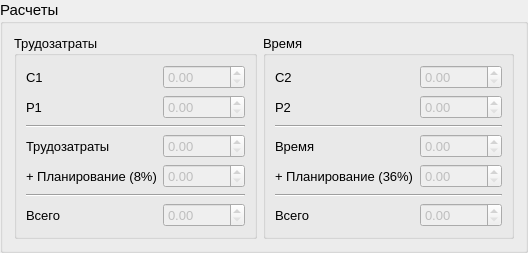
     <widget class="QGroupBox" name="gbResultsGeneral">
      <property name="sizePolicy">
       <sizepolicy hsizetype="Preferred" vsizetype="Expanding">
        <horstretch>0</horstretch>
        <verstretch>0</verstretch>
       </sizepolicy>
      </property>
      <property name="font">
       <font>
        <pointsize>11</pointsize>
       </font>
      </property>
      <property name="title">
       <string>Расчеты</string>
      </property>
      <layout class="QGridLayout" name="gridLayout_8">
       <item row="0" column="1">
        <widget class="QGroupBox" name="gbTime">
         <property name="font">
          <font>
           <pointsize>10</pointsize>
          </font>
         </property>
         <property name="title">
          <string>Время</string>
         </property>
         <layout class="QGridLayout" name="gridLayout_10">
          <item row="0" column="1">
           <widget class="QDoubleSpinBox" name="dsbC2">
            <property name="enabled">
             <bool>false</bool>
            </property>
            <property name="maximumSize">
             <size>
              <width>225</width>
              <height>16777215</height>
             </size>
            </property>
           </widget>
          </item>
          <item row="1" column="1">
           <widget class="QDoubleSpinBox" name="dsbP2">
            <property name="enabled">
             <bool>false</bool>
            </property>
            <property name="maximumSize">
             <size>
              <width>225</width>
              <height>16777215</height>
             </size>
            </property>
           </widget>
          </item>
          <item row="4" column="0">
           <widget class="QLabel" name="lblTimePlan">
            <property name="text">
             <string>+ Планирование (36%)</string>
            </property>
           </widget>
          </item>
          <item row="3" column="1">
           <widget class="QDoubleSpinBox" name="dsbTimeBase">
            <property name="enabled">
             <bool>false</bool>
            </property>
            <property name="maximumSize">
             <size>
              <width>225</width>
              <height>16777215</height>
             </size>
            </property>
            <property name="maximum">
             <double>10000.000000000000000</double>
            </property>
           </widget>
          </item>
          <item row="0" column="0">
           <widget class="QLabel" name="lblC2">
            <property name="text">
             <string>C2</string>
            </property>
           </widget>
          </item>
          <item row="6" column="1">
           <widget class="QDoubleSpinBox" name="dsbTimeTotal">
            <property name="enabled">
             <bool>false</bool>
            </property>
            <property name="maximumSize">
             <size>
              <width>225</width>
              <height>16777215</height>
             </size>
            </property>
            <property name="maximum">
             <double>10000.000000000000000</double>
            </property>
           </widget>
          </item>
          <item row="2" column="0" colspan="2">
           <widget class="Line" name="line03">
            <property name="orientation">
             <enum>Qt::Horizontal</enum>
            </property>
           </widget>
          </item>
          <item row="4" column="1">
           <widget class="QDoubleSpinBox" name="dsbTimePlan">
            <property name="enabled">
             <bool>false</bool>
            </property>
            <property name="maximumSize">
             <size>
              <width>225</width>
              <height>16777215</height>
             </size>
            </property>
            <property name="maximum">
             <double>10000.000000000000000</double>
            </property>
           </widget>
          </item>
          <item row="1" column="0">
           <widget class="QLabel" name="lblP2">
            <property name="text">
             <string>P2</string>
            </property>
           </widget>
          </item>
          <item row="6" column="0">
           <widget class="QLabel" name="lblTimeTotal">
            <property name="text">
             <string>Всего</string>
            </property>
           </widget>
          </item>
          <item row="3" column="0">
           <widget class="QLabel" name="lblTimeBase">
            <property name="text">
             <string>Время</string>
            </property>
           </widget>
          </item>
          <item row="5" column="0" colspan="2">
           <widget class="Line" name="line04">
            <property name="orientation">
             <enum>Qt::Horizontal</enum>
            </property>
           </widget>
          </item>
         </layout>
        </widget>
       </item>
       <item row="0" column="0">
        <widget class="QGroupBox" name="gbEffort">
         <property name="font">
          <font>
           <pointsize>10</pointsize>
          </font>
         </property>
         <property name="title">
          <string>Трудозатраты</string>
         </property>
         <layout class="QGridLayout" name="gridLayout_9">
          <item row="6" column="0">
           <widget class="QLabel" name="lblEffortTotal">
            <property name="text">
             <string>Всего</string>
            </property>
           </widget>
          </item>
          <item row="2" column="0" colspan="2">
           <widget class="Line" name="line01">
            <property name="orientation">
             <enum>Qt::Horizontal</enum>
            </property>
           </widget>
          </item>
          <item row="4" column="1">
           <widget class="QDoubleSpinBox" name="dsbEffortPlan">
            <property name="enabled">
             <bool>false</bool>
            </property>
            <property name="maximumSize">
             <size>
              <width>225</width>
              <height>16777215</height>
             </size>
            </property>
            <property name="maximum">
             <double>10000.000000000000000</double>
            </property>
           </widget>
          </item>
          <item row="1" column="1">
           <widget class="QDoubleSpinBox" name="dsbP1">
            <property name="enabled">
             <bool>false</bool>
            </property>
            <property name="maximumSize">
             <size>
              <width>225</width>
              <height>16777215</height>
             </size>
            </property>
           </widget>
          </item>
          <item row="3" column="0">
           <widget class="QLabel" name="lblEffortBase">
            <property name="text">
             <string>Трудозатраты</string>
            </property>
           </widget>
          </item>
          <item row="4" column="0">
           <widget class="QLabel" name="lblEffortPlan">
            <property name="text">
             <string>+ Планирование (8%)</string>
            </property>
           </widget>
          </item>
          <item row="6" column="1">
           <widget class="QDoubleSpinBox" name="dsbEffortTotal">
            <property name="enabled">
             <bool>false</bool>
            </property>
            <property name="maximumSize">
             <size>
              <width>225</width>
              <height>16777215</height>
             </size>
            </property>
            <property name="maximum">
             <double>10000.000000000000000</double>
            </property>
           </widget>
          </item>
          <item row="3" column="1">
           <widget class="QDoubleSpinBox" name="dsbEffortBase">
            <property name="enabled">
             <bool>false</bool>
            </property>
            <property name="maximumSize">
             <size>
              <width>225</width>
              <height>16777215</height>
             </size>
            </property>
            <property name="maximum">
             <double>10000.000000000000000</double>
            </property>
           </widget>
          </item>
          <item row="5" column="0" colspan="2">
           <widget class="Line" name="line02">
            <property name="orientation">
             <enum>Qt::Horizontal</enum>
            </property>
           </widget>
          </item>
          <item row="0" column="0">
           <widget class="QLabel" name="lblC1">
            <property name="text">
             <string>C1</string>
            </property>
           </widget>
          </item>
          <item row="0" column="1">
           <widget class="QDoubleSpinBox" name="dsbC1">
            <property name="enabled">
             <bool>false</bool>
            </property>
            <property name="maximumSize">
             <size>
              <width>225</width>
              <height>16777215</height>
             </size>
            </property>
           </widget>
          </item>
          <item row="1" column="0">
           <widget class="QLabel" name="lblP1">
            <property name="text">
             <string>P1</string>
            </property>
           </widget>
          </item>
         </layout>
        </widget>
       </item>
      </layout>
     </widget>
